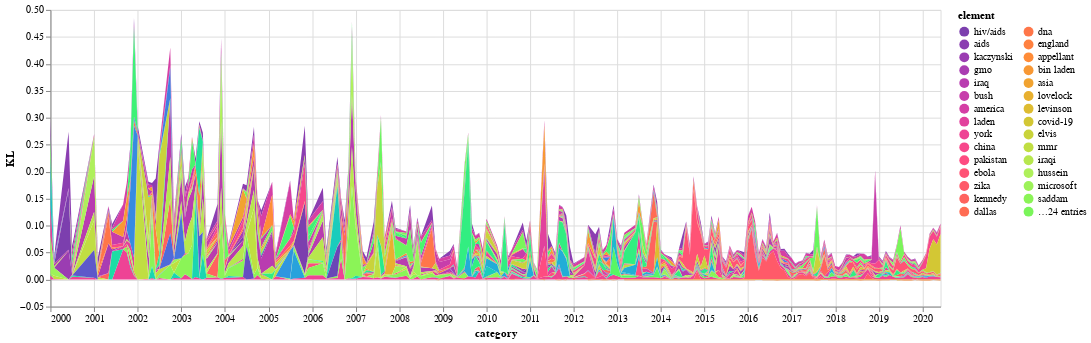

Here is the notebook cell this chart was saved with:
### Code cell
dfl = [
    pd.read_csv(p)
    for i, p in enumerate(glob("results/sigs/10_year_mainstream/normalized_mean*.csv"))
]

dfkl = pd.concat([df[df["KL"]>0.05] for df in dfl])["element"].drop_duplicates().to_list()
# summ = pd.concat(dfl).groupby("element").sum()
xx = pd.concat(dfl)
xx = xx[xx["element"].isin(dfkl)]
xx["overused"] = xx["overused"].replace({False: -1, True: 1}) 
xx["KL"] = xx["KL"] * xx["overused"]
# xlist = (
#     summ.assign(dd=summ.KL * summ.overused / 30)
#     .sort_values("dd", ascending=False)
#     .head(30)
#     .index.to_list()
# )

# # dc = pd.concat(dfl)
# # dc = dc[dc["element"].isin(xlist)]
# xx = xx[xx["element"].isin(xlist)]


selection = alt.selection_multi(fields=["element"], bind="legend")

alt.Chart(xx).mark_area().encode(
    x="category:T",
    y=alt.Y("KL"),# stack="center", axis=None),
    color=alt.Color(
        "element",
        scale=alt.Scale(scheme="rainbow"),
        sort=alt.Sort(field="-KL"),
        legend=alt.Legend(columns=2, labelLimit=1000),
    ),
    tooltip=alt.Tooltip(["element", "KL"]),
    opacity=alt.condition(selection, alt.value(1), alt.value(0.2)),
).properties(width=900).add_selection(selection) #.save("./10_year_mainstream.html")

### Figure 1 — Vega-Lite specification as saved in the notebook (floating-point values rounded to 4 significant figures; data arrays with more than 128 entries replaced by an {"elided": "..."} marker saying what was removed)
{"config": {"view": {"continuousWidth": 400, "continuousHeight": 300}}, "data": {"name": "data-5c508dad1f74b2bb119256203e7dceb9"}, "mark": "area", "encoding": {"color": {"field": "element", "legend": {"columns": 2, "labelLimit": 1000}, "scale": {"scheme": "rainbow"}, "sort": {"field": "-KL"}, "type": "nominal"}, "opacity": {"condition": {"value": 1, "selection": "selector075"}, "value": 0.2}, "tooltip": [{"field": "element", "type": "nominal"}, {"field": "KL", "type": "quantitative"}], "x": {"field": "category", "type": "temporal"}, "y": {"field": "KL", "type": "quantitative"}}, "selection": {"selector075": {"type": "multi", "fields": ["element"], "bind": "legend"}}, "width": 900, "$schema": "https://vega.github.io/schema/vega-lite/v4.17.0.json", "datasets": {"data-5c508dad1f74b2bb119256203e7dceb9": {"elided": "3142 records"}}}
